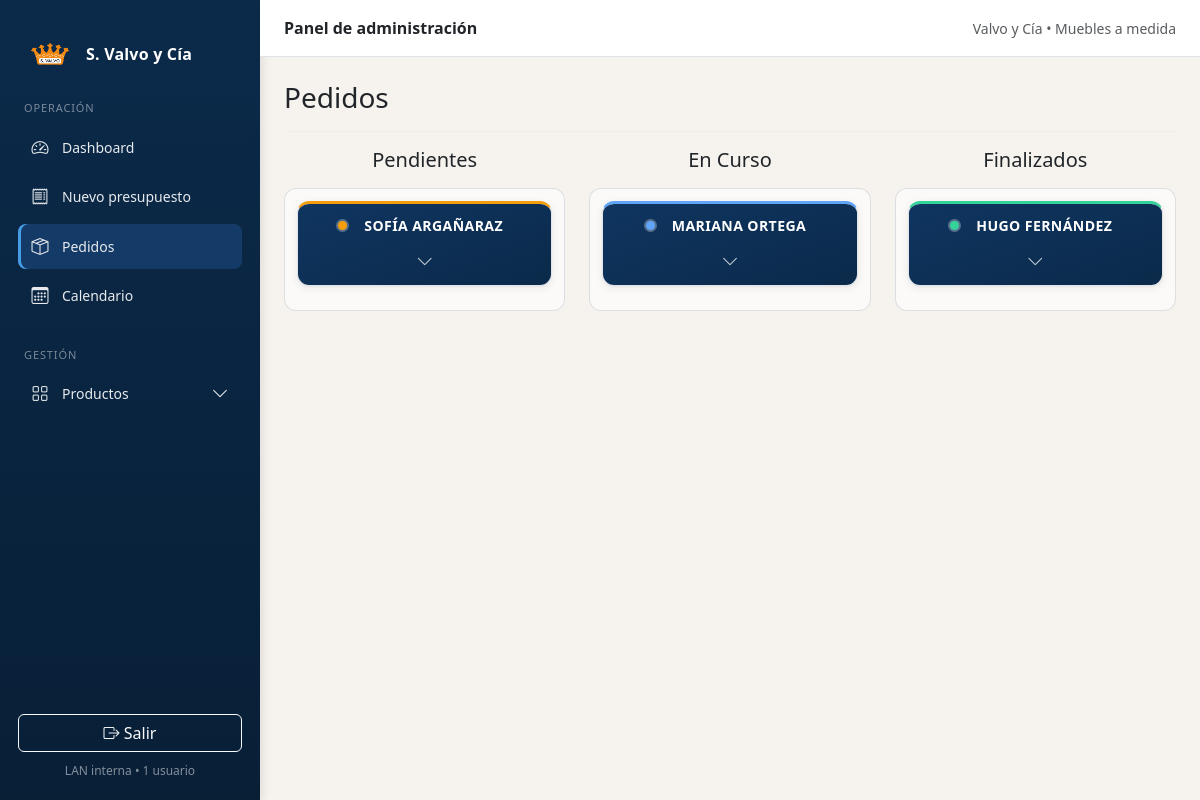
Screenshot of /pedidos (signed in) with the database file from the repository.
### app/models.py (models this page shows)
class Pedido(db.Model):
    id = db.Column(db.Integer, primary_key=True)
    cliente = db.Column(db.String(150), nullable=False)
    telefono = db.Column(db.String(50))
    pais = db.Column(db.String(100))
    localidad = db.Column(db.String(100))
    codigo_postal = db.Column(db.String(20))
    barrio = db.Column(db.String(100))
    direccion = db.Column(db.String(200))
    email = db.Column(db.String(120))
    observaciones = db.Column(db.Text)
    total = db.Column(db.Float, nullable=False)
    estado = db.Column(db.String(20), default="PENDIENTE", nullable=False)
    created_at = db.Column(db.DateTime, default=datetime.utcnow, nullable=False)
    pendiente_at = db.Column(db.DateTime, nullable=True)
    en_curso_at = db.Column(db.DateTime, nullable=True)
    finalizado_at = db.Column(db.DateTime, nullable=True)
    monto_sena = db.Column(db.Float, nullable=True)
    forma_pago_preferida = db.Column(db.String(50), nullable=True)
    activo = db.Column(db.Boolean, nullable=False, default=True)
    stock_descontado = db.Column(db.Boolean, nullable=False, default=False, server_default='0')
    token_pdf = db.Column(db.String(32), unique=True, nullable=True)
    items = db.relationship(
        "PedidoItem",
        back_populates="pedido",
        cascade="all, delete-orphan"
    )
    pagos = db.relationship(
        "Pago",
        back_populates="pedido",
        cascade="all, delete-orphan"
    )

### app/routes.py (the view)
    @app.get("/pedidos")
    @login_required
    def pedidos():
        return render_template(
            "pedidos.html",
            pedidos_pendientes=pedidos_por_estado("PENDIENTE"),
            pedidos_en_curso=pedidos_por_estado("EN_CURSO"),
            pedidos_finalizados=pedidos_por_estado("FINALIZADO"),
        )

### app/models.py (called while the page is built)
@login_manager.user_loader
def load_user(user_id):
    return User.query.get(int(user_id))

### app/templates/pedidos.html (shortened to what this page needs)
{% extends "base.html" %}
{% block extra_css %}
<link rel="stylesheet" href="{{ url_for('static', filename='css/pedidos.css') }}">
{% endblock %}
{% block content %}
<h3 class="mb-3">Pedidos</h3>
<div class="pedidos-board">
  <hr class="mb-3">
  <div class="row g-4">
    <div class="col-md-4">
      <h5 class="text-center mb-3">Pendientes</h5>
      <div class="kanban-column" id="PENDIENTE">
        {% for p in pedidos_pendientes %}
          {% set deb = (p.total or 0) - (p.monto_sena or 0) %}
          <div class="pedido-card pedido-nueva estado-{{ p.estado|lower }}"
               data-id="{{ p.id }}"
               data-created="{{ p.created_at.strftime('%d/%m/%Y') if p.created_at else '-' }}">
            <div class="pedido-header">
              <div class="pedido-title-wrap estado-{{ p.estado|lower }}">
                <span class="estado-dot"></span>
                <span class="pedido-title">{{ (p.cliente or '-')|upper }}</span>
              </div>
              <button type="button" class="pedido-toggle" aria-label="Desplegar/ocultar">
                <i class="bi bi-chevron-down"></i>
              </button>
            </div>
          </div>
        {% endfor %}
      </div>
    </div>
    <div class="col-md-4">
      <h5 class="text-center mb-3">En Curso</h5>
      <div class="kanban-column" id="EN_CURSO">
        {% for p in pedidos_en_curso %}
          {% set deb = (p.total or 0) - (p.monto_sena or 0) %}
          <div class="pedido-card pedido-nueva estado-{{ p.estado|lower }}"
               data-id="{{ p.id }}"
               data-created="{{ p.created_at.strftime('%d/%m/%Y') if p.created_at else '-' }}">
            <div class="pedido-header">
              <div class="pedido-title-wrap estado-{{ p.estado|lower }}">
                <span class="estado-dot"></span>
                <span class="pedido-title">{{ (p.cliente or '-')|upper }}</span>
              </div>
              <button type="button" class="pedido-toggle" aria-label="Desplegar/ocultar">
                <i class="bi bi-chevron-down"></i>
              </button>
            </div>
          </div>
        {% endfor %}
      </div>
    </div>
    <div class="col-md-4">
      <h5 class="text-center mb-3">Finalizados</h5>
      <div class="kanban-column" id="FINALIZADO">
        {% for p in pedidos_finalizados %}
          {% set deb = (p.total or 0) - (p.monto_sena or 0) %}
          <div class="pedido-card pedido-nueva estado-{{ p.estado|lower }}"
               data-id="{{ p.id }}"
               data-created="{{ p.created_at.strftime('%d/%m/%Y') if p.created_at else '-' }}">
            <div class="pedido-header">
              <div class="pedido-title-wrap estado-{{ p.estado|lower }}">
                <span class="estado-dot"></span>
                <span class="pedido-title">{{ (p.cliente or '-')|upper }}</span>
              </div>
              <button type="button" class="pedido-toggle" aria-label="Desplegar/ocultar">
                <i class="bi bi-chevron-down"></i>
              </button>
            </div>
          </div>
        {% endfor %}
      </div>
    </div>
  </div>
</div>
{% include "partials/pedido_modal.html" %}
{% endblock %}

### app/static/css/pedidos.css (style rules this page uses)
.kanban-column { padding: 12px; border-radius: 12px; background: rgba(255, 255, 255, .6); border: 1px solid rgba(11, 42, 74, .13); height: auto; transition: background .15s, border-color .15s; }
.pedido-card { background: #fff; border-radius: 12px; padding: 0; margin-bottom: 12px; cursor: grab; transition: box-shadow .2s, transform .2s; }
.pedido-nueva { border: 1px solid rgba(11, 42, 74, .12); border-radius: 12px; overflow: hidden; background: #fff; box-shadow: 0 2px 8px rgba(11, 42, 74, .08), 0 1px 2px rgba(0,0,0,.04); user-select: none; margin-bottom: 12px; cursor: grab; transition: box-shadow .2s, transform .18s; }
.pedido-header { position: relative; display: flex; flex-direction: column; align-items: center; justify-content: center; gap: 6px; padding: 13px 14px 11px; background: linear-gradient(160deg, #0f3560 0%, #0b2a4a 100%); color: #fff; text-align: center; }
.pedido-nueva.estado-pendiente { border-top: 3px solid #f59e0b; }
.pedido-nueva.estado-en_curso { border-top: 3px solid #60a5fa; }
.pedido-nueva.estado-finalizado { border-top: 3px solid #34d399; }
.pedido-title-wrap { display: flex; align-items: center; justify-content: center; gap: 9px; font-weight: 600; }
.pedido-title { font-size: .88rem; font-weight: 700; line-height: 1.3; padding: 0 8px; letter-spacing: .4px; white-space: nowrap; overflow: hidden; text-overflow: ellipsis; }
.pedido-toggle { border: none; background: transparent; box-shadow: none; padding: 0; margin: 8px auto 0; cursor: pointer; display: inline-grid; place-items: center; }
.pedido-toggle i { color: rgba(255,255,255,.75); font-size: 17px; pointer-events: none; transition: transform .18s, color .15s; }
.pedidos-board hr { border: none; border-top: 1px solid rgba(11, 42, 74, .08); }
.estado-dot { width: 9px; height: 9px; border-radius: 50%; display: inline-block; flex-shrink: 0; box-shadow: 0 0 0 2px rgba(255,255,255,.3); animation: estadoPulse 2s infinite; }
.estado-pendiente .estado-dot { background: #f59e0b; }
.estado-en_curso .estado-dot { background: #60a5fa; }
.estado-finalizado .estado-dot { background: #34d399; }

### rows the page displays
Pedido: cliente "SOFÍA ARGAÑARAZ"
Pedido: cliente "MARIANA ORTEGA"
Pedido: cliente "HUGO FERNÁNDEZ"
